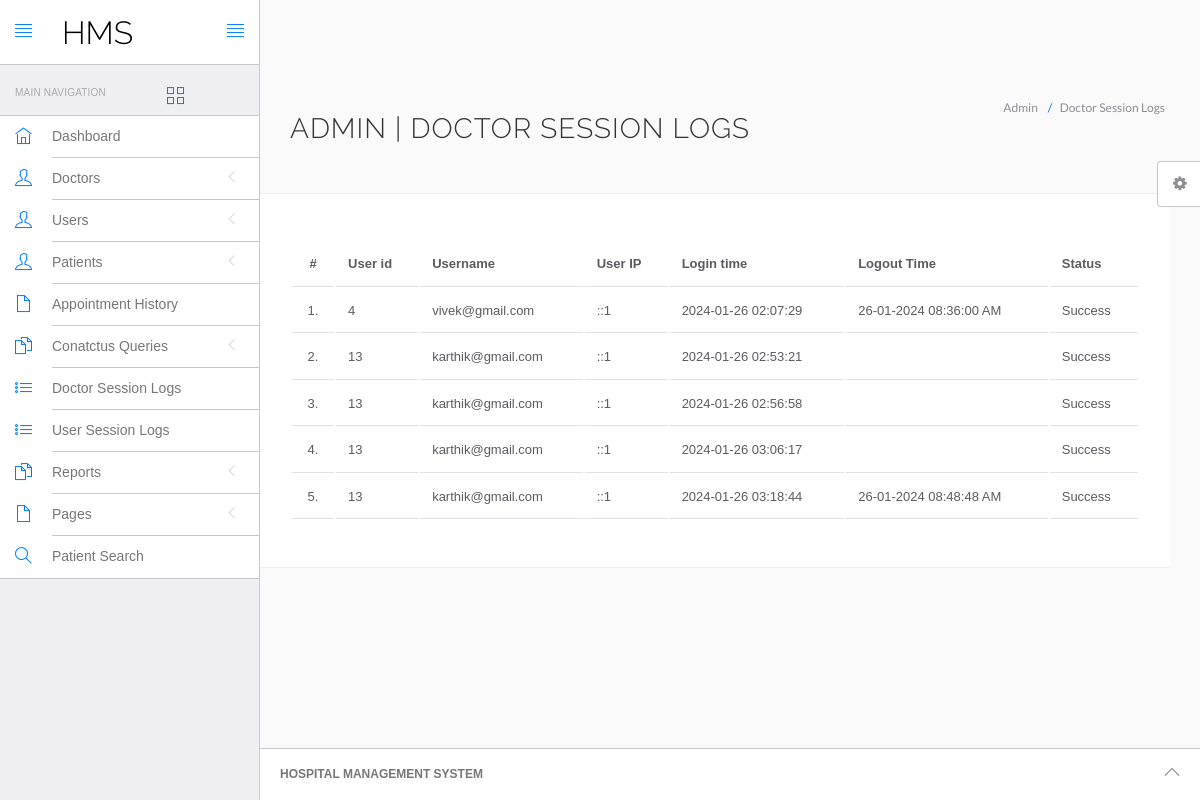
The app's page /hospital/hms/admin/doctor-logs.php (signed in) with its own data.
### tables this page shows
CREATE TABLE `doctorslog` (
  `id` int(11) NOT NULL,
  `uid` int(11) DEFAULT NULL,
  `username` varchar(255) DEFAULT NULL,
  `userip` binary(16) DEFAULT NULL,
  `loginTime` timestamp NULL DEFAULT current_timestamp(),
  `logout` varchar(255) DEFAULT NULL,
  `status` int(11) DEFAULT NULL
);

### hospital/hms/admin/doctor-logs.php (the view, shortened to what this page needs)
<?php
include('include/config.php');
if(strlen($_SESSION['id']==0)) {
 header('location:logout.php');
  } else{
?>
<!DOCTYPE html>
<html lang="en">
	<head>
		<link rel="stylesheet" href="vendor/bootstrap/css/bootstrap.min.css">
		<link rel="stylesheet" href="vendor/fontawesome/css/font-awesome.min.css">
		<link rel="stylesheet" href="vendor/themify-icons/themify-icons.min.css">
		<link href="vendor/animate.css/animate.min.css" rel="stylesheet" media="screen">
		<link href="vendor/perfect-scrollbar/perfect-scrollbar.min.css" rel="stylesheet" media="screen">
		<link href="vendor/switchery/switchery.min.css" rel="stylesheet" media="screen">
		<link href="vendor/bootstrap-touchspin/jquery.bootstrap-touchspin.min.css" rel="stylesheet" media="screen">
		<link href="vendor/select2/select2.min.css" rel="stylesheet" media="screen">
		<link href="vendor/bootstrap-datepicker/bootstrap-datepicker3.standalone.min.css" rel="stylesheet" media="screen">
		<link href="vendor/bootstrap-timepicker/bootstrap-timepicker.min.css" rel="stylesheet" media="screen">
		<link rel="stylesheet" href="assets/css/styles.css">
		<link rel="stylesheet" href="assets/css/plugins.css">
		<link rel="stylesheet" href="assets/css/themes/theme-1.css" id="skin_color" />
	</head>
	<body>
		<div id="app">
<?php include('include/sidebar.php');?>
			<div class="app-content">
					<?php include('include/header.php');?>
				<div class="main-content" >
					<div class="wrap-content container" id="container">
						<section id="page-title">
							<div class="row">
								<div class="col-sm-8">
									<h1 class="mainTitle">Admin  | Doctor Session Logs</h1>
																	</div>
								<ol class="breadcrumb">
									<li>
										<span>Admin </span>
									</li>
									<li class="active">
										<span>Doctor Session Logs</span>
									</li>
								</ol>
							</div>
						</section>
						<div class="container-fluid container-fullw bg-white">
									<div class="row">
								<div class="col-md-12">
									<table class="table table-hover" id="sample-table-1">
										<thead>
											<tr>
												<th class="center">#</th>
												<th class="hidden-xs">User id</th>
												<th>Username</th>
												<th>User IP</th>
												<th>Login time</th>
												<th>Logout Time </th>
												<th> Status </th>
											</tr>
										</thead>
										<tbody>
<?php
$sql=mysqli_query($con,"select * from doctorslog ");
$cnt=1;
while($row=mysqli_fetch_array($sql))
{
?>
											<tr>
												<td class="center"><?php echo $cnt;?>.</td>
												<td class="hidden-xs"><?php echo $row['uid'];?></td>
												<td class="hidden-xs"><?php echo $row['username'];?></td>
												<td><?php echo $row['userip'];?></td>
												<td><?php echo $row['loginTime'];?></td>
												<td><?php echo $row['logout'];?>
												</td>
												<td>
<?php if($row['status']==1)
{
	echo "Success";
}
else
{
	echo "Failed";
}?>
</td>
											</tr>
											<?php
$cnt=$cnt+1;
											 }?>
										</tbody>
									</table>
								</div>
							</div>
								</div>
					</div>
				</div>
			</div>
	<?php include('include/footer.php');?>
	<?php include('include/setting.php');?>
		</div>
	</body>
</html>
<?php } ?>

### hospital/hms/admin/assets/css/themes/theme-1.css (style rules this page uses)
body { background: #FAFAFA; }

### records on screen
doctorslog: uid "4", username "vivek@gmail.com", userip "::1", loginTime "2024-01-26 02:07:29", logout "26-01-2024 08:36:00 AM", status "Success"
doctorslog: uid "13", username "karthik@gmail.com", userip "::1", loginTime "2024-01-26 02:53:21", status "Success"
doctorslog: uid "13", username "karthik@gmail.com", userip "::1", loginTime "2024-01-26 02:56:58", status "Success"
doctorslog: uid "13", username "karthik@gmail.com", userip "::1", loginTime "2024-01-26 03:06:17", status "Success"
doctorslog: uid "13", username "karthik@gmail.com", userip "::1", loginTime "2024-01-26 03:18:44", logout "26-01-2024 08:48:48 AM", status "Success"
